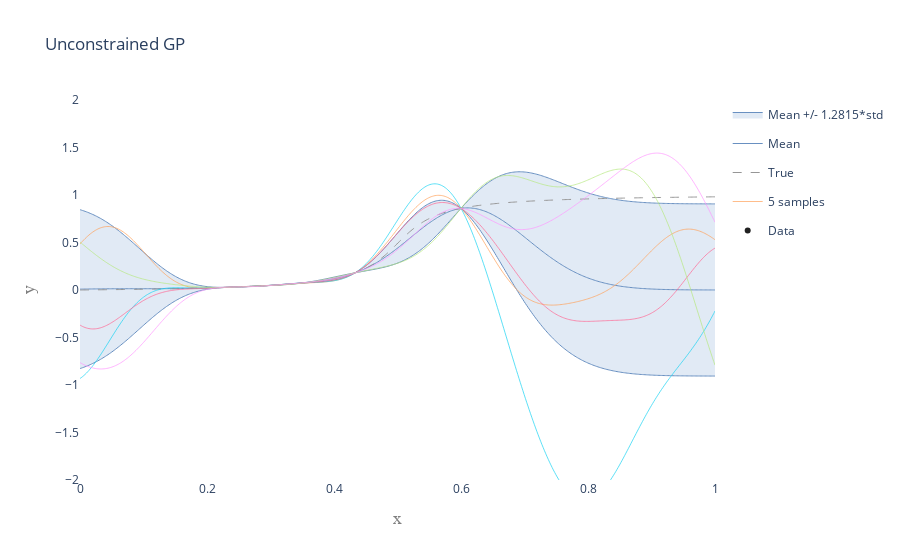

This figure's notebook cell:
### Code cell
# Plot unconstrained un-optimized GP
mean_unconstr, cov_unconstr = model.calc_posterior_unconstrained(x_test.reshape(-1, 1), full_cov = True)
mean_unconstr = np.array(mean_unconstr).flatten()
var_unconstr = np.diagonal(cov_unconstr)

num_samples = 5
samplepaths_unconstr = np.random.multivariate_normal(mean_unconstr, cov_unconstr, num_samples).T

fig_unconstr_1 = PlotGP2d(x_mean = x_test,
                        mean = mean_unconstr,
                        var = var_unconstr,
                        x_obs = model.X_training,
                        y_obs = model.Y_training, 
                        num_std = 1.2815,
                        x_true = x_test,
                        y_true = y_true,
                        samplepaths = samplepaths_unconstr,
                        title = 'Unconstrained GP',
                        xrange = [0, 1],
                        yrange = [-2, 2],
                        smoothing = True)

pltlyoff.iplot(fig_unconstr_1, filename='')

### Figure 1 — Plotly figure (JSON) as saved in the notebook; plotly's stock layout.template omitted (floating-point values rounded to 4 significant figures; data arrays with more than 128 entries replaced by an {"elided": "..."} marker saying what was removed)
{"data": [{"legendgroup": "conf", "line": {"color": "rgb(105, 144, 193)", "shape": "spline", "width": 1}, "mode": "lines", "showlegend": false, "type": "scatter", "x": {"elided": "500 float values"}, "y": {"elided": "500 float values"}}, {"fill": "tonexty", "fillcolor": "rgba(213, 226, 241, 0.7)", "legendgroup": "conf", "line": {"color": "rgb(105, 144, 193)", "shape": "spline", "width": 1}, "mode": "lines", "name": "Mean +/- 1.2815*std", "type": "scatter", "x": {"elided": "500 float values"}, "y": {"elided": "500 float values"}}, {"line": {"color": "rgb(105, 144, 193)", "shape": "spline", "width": 1}, "mode": "lines", "name": "Mean", "type": "scatter", "x": {"elided": "500 float values"}, "y": {"elided": "500 float values"}}, {"line": {"color": "rgb(150, 150, 150)", "dash": "dash", "shape": "spline", "width": 1}, "mode": "lines", "name": "True", "type": "scatter", "x": {"elided": "500 float values"}, "y": {"elided": "500 float values"}}, {"legendgroup": "samples", "line": {"shape": "spline", "width": 0.7}, "mode": "lines", "name": "5 samples", "type": "scatter", "x": {"elided": "500 float values"}, "y": {"elided": "500 float values"}}, {"legendgroup": "samples", "line": {"shape": "spline", "width": 0.7}, "mode": "lines", "name": "5 samples", "showlegend": false, "type": "scatter", "x": {"elided": "500 float values"}, "y": {"elided": "500 float values"}}, {"legendgroup": "samples", "line": {"shape": "spline", "width": 0.7}, "mode": "lines", "name": "5 samples", "showlegend": false, "type": "scatter", "x": {"elided": "500 float values"}, "y": {"elided": "500 float values"}}, {"legendgroup": "samples", "line": {"shape": "spline", "width": 0.7}, "mode": "lines", "name": "5 samples", "showlegend": false, "type": "scatter", "x": {"elided": "500 float values"}, "y": {"elided": "500 float values"}}, {"legendgroup": "samples", "line": {"shape": "spline", "width": 0.7}, "mode": "lines", "name": "5 samples", "showlegend": false, "type": "scatter", "x": {"elided": "500 float values"}, "y": {"elided": "500 float values"}}, {"marker": {"color": "rgb(33, 33, 33)", "size": 6, "symbol": "circle"}, "mode": "markers", "name": "Data", "type": "scatter", "x": [[0.6], [0.4333], [0.35], [0.3], [0.2667], [0.2429], [0.225]], "y": [0.8594, 0.1813, 0.07403, 0.04844, 0.03714, 0.03079, 0.02673]}], "layout": {"paper_bgcolor": "rgba(0,0,0,0)", "plot_bgcolor": "rgba(0,0,0,0)", "title": {"text": "Unconstrained GP"}, "xaxis": {"range": [0, 1], "title": {"font": {"color": "#7f7f7f", "family": "Courier New, monospace", "size": 18}, "text": "x"}}, "yaxis": {"range": [-2, 2], "title": {"font": {"color": "#7f7f7f", "family": "Courier New, monospace", "size": 18}, "text": "y"}}}}
